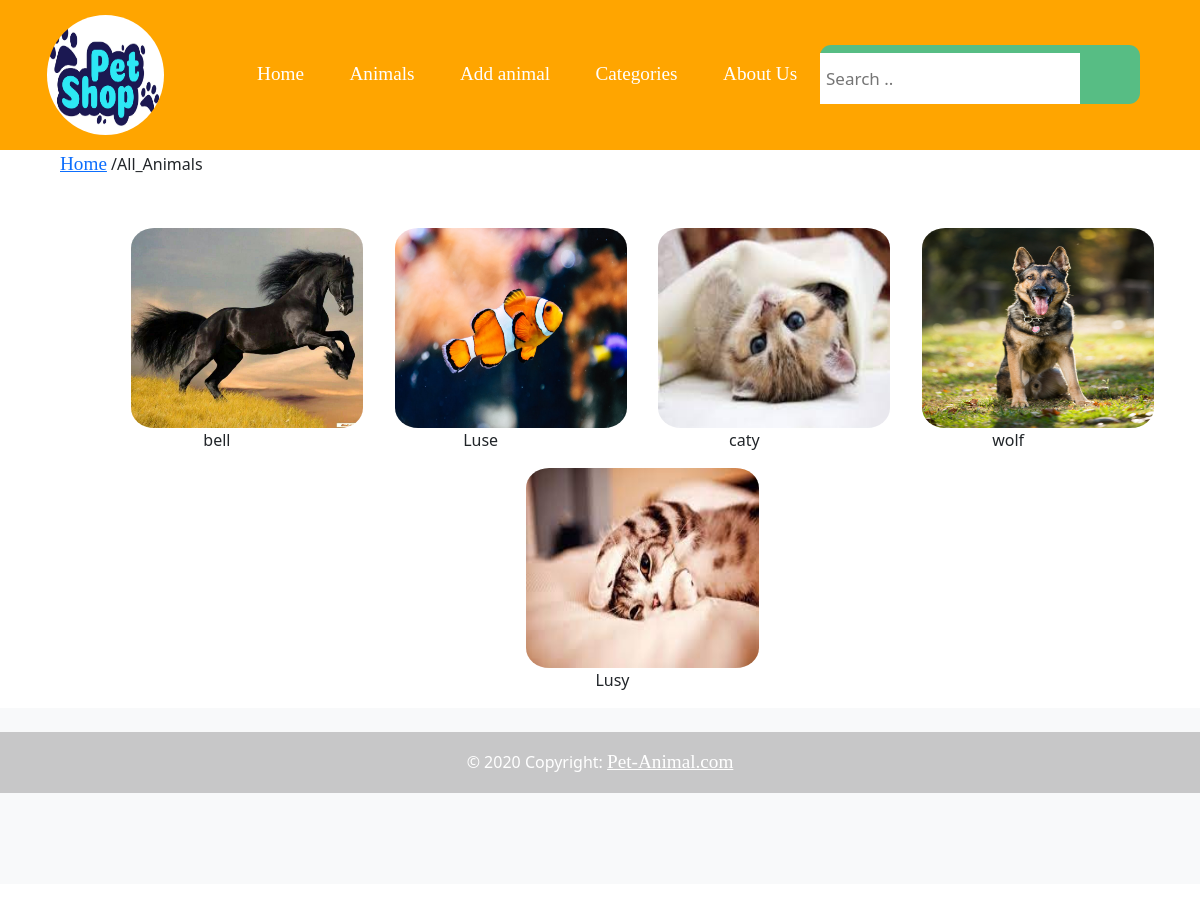
/showAllAnimals (signed in), run on the app's committed database.
### user/models.py (models this page shows)
class Animal(models.Model):
    animal_name=models.CharField(max_length=200)
    description=models.TextField()
    price=models.IntegerField()
    age=models.FloatField()
    image=models.ImageField(upload_to='Media', blank=True)
    isDelete=models.BooleanField()
    isAccepted=models.BooleanField()
    added_by=models.ForeignKey(User,related_name='added_animals', on_delete=models.CASCADE)
    category=models.ForeignKey(Category,related_name='animals_in_this_category', on_delete=models.CASCADE)
    created_at=models.DateTimeField(auto_now_add=True)
    updated_at=models.DateTimeField(auto_now=True)
    objects=CUserManager()

### user/views.py (the view)
# urls.py: path('showAllAnimals',  views.showAllAnimals),
def showAllAnimals(request):
    context={
        'user': User.objects.get(id=request.session['id']),
        'allanimals':models.allAnimals(),
        'admin': User.objects.get(rule_type=1),
    }
    return render (request, 'all_animals.html',context)

### user/models.py (called while the page is built)
def allAnimals():
    return Animal.objects.filter(isAccepted=True ).filter(isDelete=False)

### user/templates/all_animals.html (shortened to what this page needs)
<!DOCTYPE html>
<html lang="en">
<head>
    {% load static %}
    <link rel="stylesheet" href="{% static 'css/all_animals.css' %}">
    <link rel="stylesheet" href="{% static 'css/mainPage.css' %}">
    <link href="https://cdn.jsdelivr.net/npm/bootstrap@5.1.3/dist/css/bootstrap.min.css" rel="stylesheet">
</head>
<body>
    <header>
        <div class="image-container">
            <img src="static/image/LOGO.png" alt="">
        </div>
        <ul class="nav">
            <li class="nav-item">
              <a  aria-current="page" href="/mainPage">Home</a>
            </li>
            <li class="nav-item">
              <a  href="/showAllAnimals">Animals</a>
            </li>
            <li class="nav-item">
              <a href="/addAnimalPage">Add animal</a>
            </li>
            <li class="nav-item">
              <a href="/allCategories">Categories</a>
            </li>
            <li class="nav-item">
                <a href="/aboutUs">About Us</a>
              </li>
          </ul>
        <div class="search-container">
            <form action="#">
                <div class="input-box">
                    <input type="text" placeholder="Search .. " required>
                  </div>
            </form>
          </div>
    </header>
        <div class="main">
            <div id="location">
                <p><a href="#">Home</a> /All_Animals</p>
            </div>
          <div id="all_animals">
            {%for animal in allanimals%}
            {% if forloop.counter|divisibleby:3%}
            <div id="animal" name="cat-1" >
              <a href="/showAnimalInfo/{{animal.id}}"><img id="img-2" src="/Media/{{animal.image}}" alt="dog-pic"></a>
              <p>{{animal.animal_name}}</p></div><br>
            {%else%}
            <div id="animal" name="cat-1">
              <a href="/showAnimalInfo/{{animal.id}}"><img id="img-2" src="/Media/{{animal.image}}" alt="dog-pic"></a>
              <p>{{animal.animal_name}}</p></div>
            {%endif%}
            {% endfor %}
        </div>
            </div>
            <footer class="bg-light text-center text-white">
              <div class="container p-4 pb-0">
              </div>
              <div class="text-center p-3" style="background-color: rgba(0, 0, 0, 0.2);">
                © 2020 Copyright:
                <a class="text-white" href="https://mdbootstrap.com/">Pet-Animal.com</a>
              </div>
            </footer>
</body>
</html>

### user/static/css/all_animals.css (style rules this page uses)
:root { --rad: .7rem; --dur: .3s; --color-dark: #2f2f2f; --color-light: #fff; --color-brand: #57bd84; --font-fam: 'Lato', sans-serif; --height: 3.2rem; --btn-width: 6rem; --bez: cubic-bezier(0, 0, 0.43, 1.49); }
form { position: relative; width: 20rem; background: var(--color-brand); border-radius: var(--rad); }
input, button { height: var(--height); font-family: var(--font-fam); border: 0; color: var(--color-dark); font-size: 1.2rem; }
input:not(:placeholder-shown) { border-radius: var(--rad) 0 0 var(--rad); width: calc(100% - var(--btn-width)); display: block; }
img { width: 130px; height: 130px; border-radius: 50%; }
a { text-decoration: none; font-size: 1.2rem; }
#img-2 { width: 200px; text-decoration: none; margin-left: 30px; }
#img-2 { width: 100%; height: 200px; border-radius: 10%; }
.main { width: 90%; margin: 0 auto; }
#all_animals { display: flex; flex-wrap: wrap; justify-content: space-around; text-align: center; margin-left: 25px; margin-top: 50px; flex-wrap: wrap; }
#animal { width: 22%; }

### user/static/css/mainPage.css (style rules this page uses)
html , body { height: 110%; width: 100%; }
header { height: 17%; width: 100%; background-color: #ffa500; display: flex; align-items: center; justify-content: space-between; }
* { box-sizing: border-box; }
.nav { width: 50%; justify-content: space-around; font-family: cursive; }
.nav-item a { color: white; text-decoration: none; }
.input-box input { border-color: #ffa500; }
.search-container { float: right; margin-right: 5%; }
.image-container img { background-color: #f4e6cc; margin-left: 20%; width: 50%; height: 100%; border-radius: 50%; }
.image-container { width: 20%; height: 80%; }
input[type=text] { padding: 6px; margin-top: 8px; font-size: 17px; border: none; }
a { font-family: cursive; }
footer { width: 100%; height: 20%; align-items: center; }

### data on the page
Animal: image (picture), animal_name "bell"
Animal: image (picture), animal_name "Luse"
Animal: image (picture), animal_name "caty"
Animal: image (picture), animal_name "wolf"
Animal: image (picture), animal_name "Lusy"
